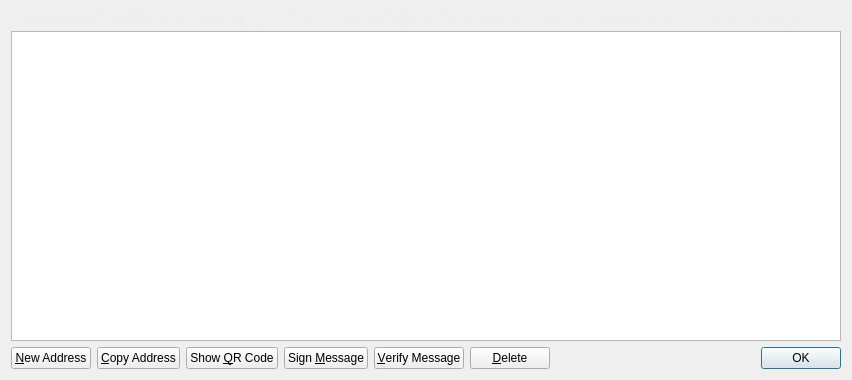
<?xml version="1.0" encoding="UTF-8"?>
<ui version="4.0">
 <class>AddressBookPage</class>
 <widget class="QWidget" name="AddressBookPage">
  <property name="geometry">
   <rect>
    <x>0</x>
    <y>0</y>
    <width>852</width>
    <height>380</height>
   </rect>
  </property>
  <property name="windowTitle">
   <string>Address Book</string>
  </property>
  <layout class="QVBoxLayout" name="verticalLayout">
   <item>
    <widget class="QLabel" name="labelExplanation">
     <property name="styleSheet">
      <string notr="true">#labelExplanation { color: #ededed; }</string>
     </property>
     <property name="text">
      <string>These are your Axis addresses for receiving payments. You may want to give a different one to each sender so you can keep track of who is paying you.</string>
     </property>
     <property name="textFormat">
      <enum>Qt::PlainText</enum>
     </property>
     <property name="wordWrap">
      <bool>true</bool>
     </property>
    </widget>
   </item>
   <item>
    <widget class="QTableView" name="tableView">
     <property name="contextMenuPolicy">
      <enum>Qt::CustomContextMenu</enum>
     </property>
     <property name="toolTip">
      <string>Double-click to edit address or label</string>
     </property>
     <property name="tabKeyNavigation">
      <bool>false</bool>
     </property>
     <property name="alternatingRowColors">
      <bool>true</bool>
     </property>
     <property name="selectionMode">
      <enum>QAbstractItemView::SingleSelection</enum>
     </property>
     <property name="selectionBehavior">
      <enum>QAbstractItemView::SelectRows</enum>
     </property>
     <property name="sortingEnabled">
      <bool>true</bool>
     </property>
     <attribute name="verticalHeaderVisible">
      <bool>false</bool>
     </attribute>
    </widget>
   </item>
   <item>
    <layout class="QHBoxLayout" name="horizontalLayout">
     <item>
      <widget class="QPushButton" name="newAddressButton">
       <property name="toolTip">
        <string>Create a new address</string>
       </property>
       <property name="text">
        <string>&amp;New Address</string>
       </property>
       <property name="icon">
        <iconset resource="../bitcoin.qrc">
         <normaloff>:/icons/add</normaloff>:/icons/add</iconset>
       </property>
      </widget>
     </item>
     <item>
      <widget class="QPushButton" name="copyToClipboard">
       <property name="toolTip">
        <string>Copy the currently selected address to the system clipboard</string>
       </property>
       <property name="text">
        <string>&amp;Copy Address</string>
       </property>
       <property name="icon">
        <iconset resource="../bitcoin.qrc">
         <normaloff>:/icons/editcopy</normaloff>:/icons/editcopy</iconset>
       </property>
      </widget>
     </item>
     <item>
      <widget class="QPushButton" name="showQRCode">
       <property name="text">
        <string>Show &amp;QR Code</string>
       </property>
       <property name="icon">
        <iconset resource="../bitcoin.qrc">
         <normaloff>:/icons/qrcode</normaloff>:/icons/qrcode</iconset>
       </property>
      </widget>
     </item>
     <item>
      <widget class="QPushButton" name="signMessage">
       <property name="toolTip">
        <string>Sign a message to prove you own a Axis address</string>
       </property>
       <property name="text">
        <string>Sign &amp;Message</string>
       </property>
       <property name="icon">
        <iconset resource="../bitcoin.qrc">
         <normaloff>:/icons/edit</normaloff>:/icons/edit</iconset>
       </property>
      </widget>
     </item>
     <item>
      <widget class="QPushButton" name="verifyMessage">
       <property name="toolTip">
        <string>Verify a message to ensure it was signed with a specified Axis address</string>
       </property>
       <property name="text">
        <string>&amp;Verify Message</string>
       </property>
       <property name="icon">
        <iconset resource="../bitcoin.qrc">
         <normaloff>:/icons/transaction_0</normaloff>:/icons/transaction_0</iconset>
       </property>
      </widget>
     </item>
     <item>
      <widget class="QPushButton" name="deleteButton">
       <property name="toolTip">
        <string>Delete the currently selected address from the list</string>
       </property>
       <property name="text">
        <string>&amp;Delete</string>
       </property>
       <property name="icon">
        <iconset resource="../bitcoin.qrc">
         <normaloff>:/icons/remove</normaloff>:/icons/remove</iconset>
       </property>
      </widget>
     </item>
     <item>
      <spacer name="horizontalSpacer">
       <property name="orientation">
        <enum>Qt::Horizontal</enum>
       </property>
       <property name="sizeHint" stdset="0">
        <size>
         <width>40</width>
         <height>20</height>
        </size>
       </property>
      </spacer>
     </item>
     <item>
      <widget class="QDialogButtonBox" name="buttonBox">
       <property name="sizePolicy">
        <sizepolicy hsizetype="Maximum" vsizetype="Fixed">
         <horstretch>0</horstretch>
         <verstretch>0</verstretch>
        </sizepolicy>
       </property>
       <property name="standardButtons">
        <set>QDialogButtonBox::Ok</set>
       </property>
      </widget>
     </item>
    </layout>
   </item>
  </layout>
 </widget>
 <resources>
  <include location="../bitcoin.qrc"/>
 </resources>
 <connections/>
</ui>
